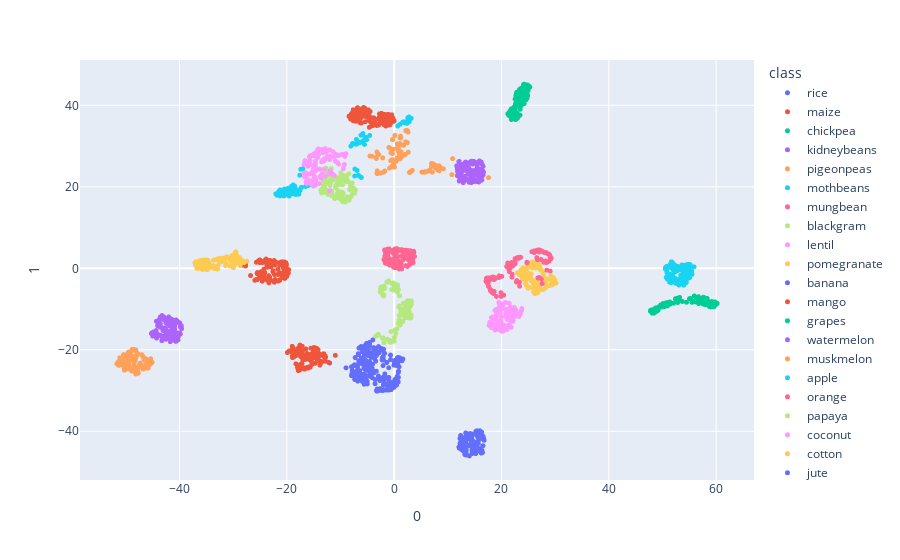

Here is the notebook cell this chart was saved with:
### Code cell
tsne = TSNE(n_components=2, random_state=0, perplexity=50)
projections_tsne = tsne.fit_transform(dataframe_escalado, )

fig = px.scatter(
    projections_tsne, x=0, y=1, #z=2,
    color=dataframe['label'], labels={'color': 'class'}
)
fig.update_traces(marker_size=5)
fig.show()
